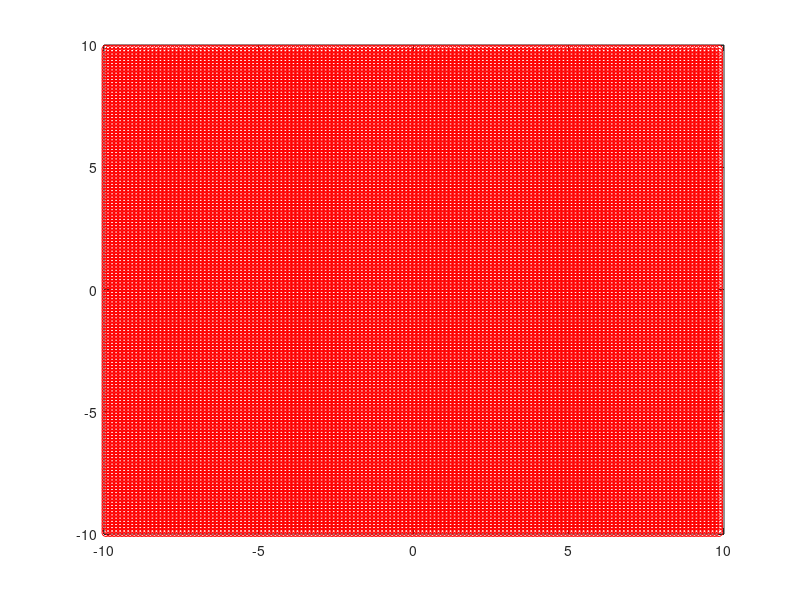

This figure's MATLAB source: (Note: this script raises an error after producing the figure.)
% WGgen : generateur d'une grille reguliere de type 
% differences/volumes finis
% Auteurs JC Toussaint & L Bastard - BE EM

% dependance : fonction inpoly
% Auteur : Darren Engwirda
%
% Bibliographie :
% Stern Progress in Electromagnetics Research (1995), 
% PIER 10, 123-186
% Finite Difference Analysis of Planar Optical Waveguides
%

function g=WGgen_SMF

h=0.13;
c=10.0;
g=uniform_grid(-c, c, -c, c, h, h);
g.lambda=1.31;

% coordonnees des sommets du polygone
% decrivant une portion du guide

%On génere la fibre optique SMF 28

%Génération du coeur
coeur=[];
theta = 0;
dtheta = atan(1)/10;
rayon = 8.2/2;
while theta<2*pi
    coeur = [coeur; rayon*real(exp(complex(i)*theta))...
                    rayon*imag(exp(complex(i)*theta));];
    theta = theta + dtheta;
end

gaine=[];
theta = 0;
dtheta = atan(1)/10;
rayon = 10; %core cladding concentrity <12µm, notre limite est 10
while theta<2*pi
    gaine = [gaine; rayon*real(exp(complex(i)*theta))...
                    rayon*imag(exp(complex(i)*theta));];
    theta = theta + dtheta;
end

g=insert(g, gaine, 1);
g=insert(g, coeur, 1.36);

end

function g=uniform_grid(xmin, xmax, ymin, ymax, hx, hy)
% generation d'un reseau orthorhombique de noeuds
% chacun place au centre d'une maille rectangulaire
% de cote g.dx=hx et g.dy=hy
% g.Nx noeuds selon Ox
% g.Ny noeuds selon Oy
% g.indice(ix, iy) indice de refraction au noeud
% de coordonnees entieres (ix, iy) initialise a 1

lx=xmin+hx/2:hx:xmax-hx/2;
ly=ymin+hy/2:hy:ymax-hy/2;

[g.x,g.y] = meshgrid(lx, ly);
g.x=transpose(g.x);
g.y=transpose(g.y);

g.p     = [g.x(:),g.y(:)];
[g.Nx, g.Ny]=size(g.x);

g.reg =zeros(g.Nx, g.Ny);
g.indice =ones(g.Nx, g.Ny);
size(g.indice)

g.N=g.Nx*g.Ny;
g.nrg=0;
g.dx=hx;
g.dy=hy;
figure(1)
plot(g.p(:, 1), g.p(:, 2), 'ro');
hold on
end

function g=insert(g, node, indice)
% insertion d'un polygone decrivant une portion 
% de guide en 2D.
% node   : tableau 2D des coordonnees des sommets du polygone
% indice : valeur de l'indice de refraction du materiau
% associe au polygone.

figure(1)
tic, [in,bnd] = inpoly(g.p,node); t1 = toc;
if find(bnd==1)
    warning('nodes on boundaries detected')
end;
g.nrg=g.nrg+1;
lst_in=find(in==1);
g.reg(lst_in)=g.nrg;
g.indice(lst_in)=indice;
plot(g.p(in,1),g.p(in,2),'bo',g.p(bnd,1),g.p(bnd,2),'go')
hold on
title('Inside (blue), outside (red) & boundary (green)')

% Plot geometry
nn    = size(node,1);
cnect = [(1:nn-1)',(2:nn)'; nn,1];
patch('faces',cnect,'vertices',node,'facecolor','none',...
   'edgecolor','k'), axis equal 
drawnow()
end
